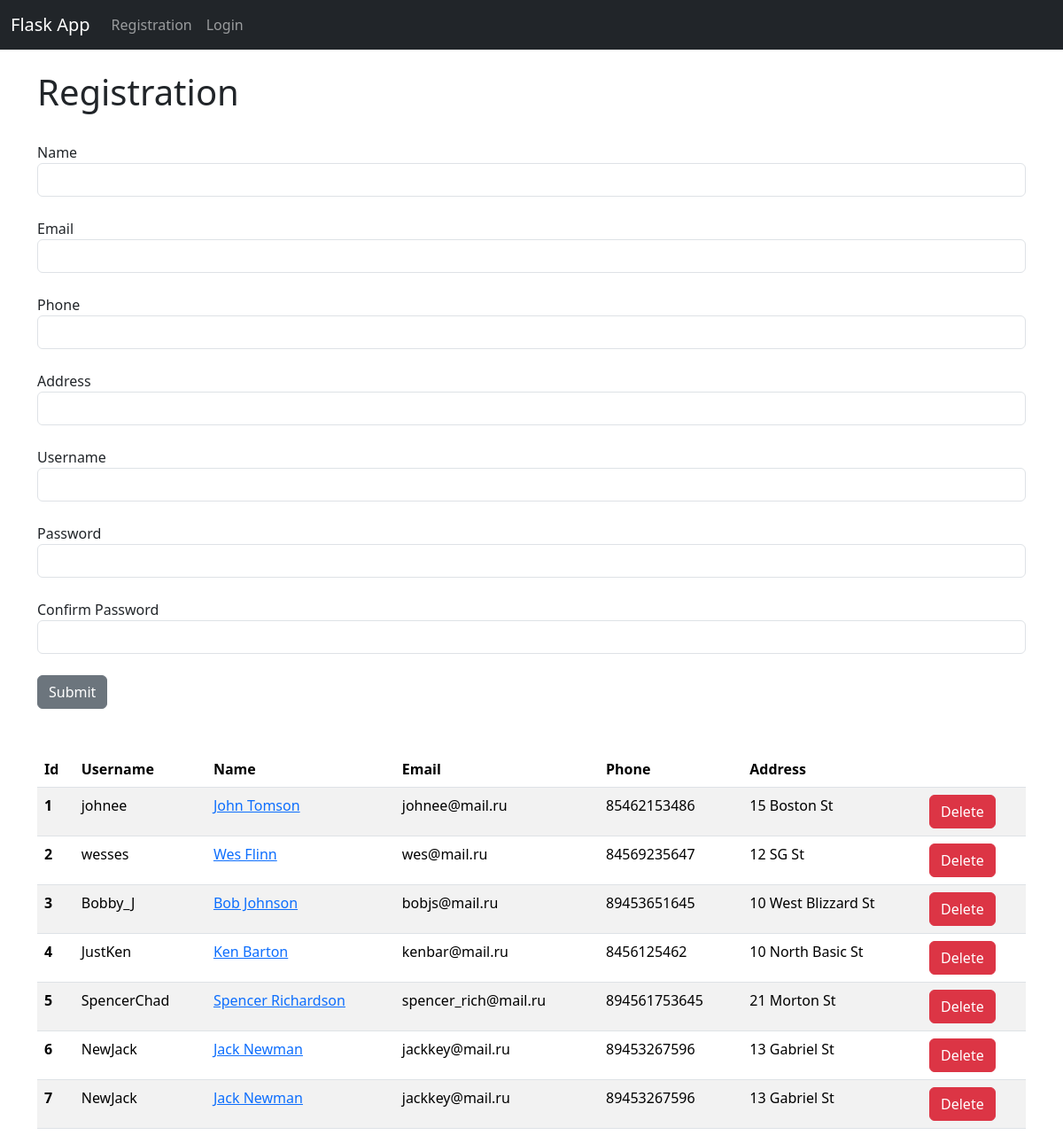
Screenshot of /user/add with the database file from the repository.
### hello.py (models this page shows, shortened)
class Users(db.Model, UserMixin):
    id = db.Column(db.Integer, primary_key=True)
    username = db.Column(db.String(20), nullable="False")
    name = db.Column(db.String(200), nullable=False)
    email = db.Column(db.String(100), nullable=False)
    address = db.Column(db.String(200), nullable=False)
    phone = db.Column(db.String(50))
    date_added = db.Column(db.DateTime, default=datetime.utcnow)
    password_hash = db.Column(db.String(128))
    profile_pic = db.Column(db.String(), nullable=True)
    @property
    def password(self):
        raise AttributeError('Password not a readable attribute')

### hello.py (the view, shortened to what this page needs)
@app.route('/user/add', methods=['GET', 'POST'])
def add_user():
    name = None
    form = UserForm()
    our_users = Users.query.order_by(Users.date_added)
    return render_template('add_user.html', form=form, name=name, our_users=our_users)

### hello.py
class UserForm(FlaskForm):
    username = StringField("Username", validators=[DataRequired()])
    name = StringField("Name", validators=[DataRequired()])
    email = StringField("Email", validators=[DataRequired()])
    phone = StringField("Phone")
    address = StringField("Address", validators=[DataRequired()])
    password_hash = PasswordField("Password", validators=[DataRequired(), EqualTo('password_hash2', message="Passwords must match")])
    password_hash2 = PasswordField("Confirm Password", validators=[DataRequired()])
    profile_pic = FileField("Profile Pic")
    submit = SubmitField("Submit")

### templates/add_user.html (shortened to what this page needs)
{% extends 'base.html' %}
{% block content %}
    {% if name %}
        <table class="table table-striped table-hover" >
          <thead>
            <tr>
              <th scope="col">Id</th>
              <th scope="col">Username</th>
              <th scope="col">Name</th>
              <th scope="col">Email</th>
              <th scope="col">Phone</th>
              <th scope="col">Address</th>
              <th scope="col"></th>
            </tr>
          </thead>
          <tbody>
          {% for our_user in our_users %}
            <tr>
              <th scope="row">{{our_user.id}}</th>
              <td>{{ our_user.username }}</td>
              <td><a href="{{url_for('update', id=our_user.id)}}"> {{ our_user.name }}</a></td>
              <td>{{ our_user.email }}</td>
              <td>{{ our_user.phone }}</td>
              <td>{{ our_user.address }}</td>
              <td><a class="btn btn-danger" href="{{url_for('delete', id=our_user.id)}}" role="button">Delete</a></td>
            </tr>
          {% endfor %}
          </tbody>
        </table>
    {% else %}
        <h1>Registration</h1>
        <form method="POST">
            {{ form.name.label }}
            {{ form.name(class="form-control") }} </br>
            {{ form.email.label }}
            {{ form.email(class="form-control") }}</br>
            {{ form.phone.label }}
            {{ form.phone(class="form-control") }}</br>
            {{ form.address.label }}
            {{ form.address(class="form-control") }}</br>
            {{ form.username.label }}
            {{ form.username(class="form-control") }} </br>
            {{ form.password_hash.label }}
            {{ form.password_hash(class="form-control") }}</br>
            {{ form.password_hash2.label }}
            {{ form.password_hash2(class="form-control") }}
            {{ form.submit(class="btn btn-secondary") }}
        </form>
<table class="table table-striped table-hover" >
  <thead>
    <tr>
      <th scope="col">Id</th>
      <th scope="col">Username</th>
      <th scope="col">Name</th>
      <th scope="col">Email</th>
      <th scope="col">Phone</th>
      <th scope="col">Address</th>
      <th scope="col"></th>
    </tr>
  </thead>
  <tbody>
  {% for our_user in our_users %}
    <tr>
      <th scope="row">{{our_user.id}}</th>
      <td>{{ our_user.username }}</td>
      <td><a href="{{url_for('update', id=our_user.id)}}"> {{ our_user.name }}</a></td>
      <td>{{ our_user.email }}</td>
      <td>{{ our_user.phone }}</td>
      <td>{{ our_user.address }}</td>
      <td><a class="btn btn-danger" href="{{url_for('delete', id=our_user.id)}}" role="button">Delete</a></td>
    </tr>
  {% endfor %}
  </tbody>
</table>
    {% endif %}
{% endblock %}

### rows the page displays
Users: id "1", username "johnee", name "John Tomson", email "johnee@mail.ru", phone "85462153486", address "15 Boston St"
Users: id "2", username "wesses", name "Wes Flinn", email "wes@mail.ru", phone "84569235647", address "12 SG St"
Users: id "3", username "Bobby_J", name "Bob Johnson", email "bobjs@mail.ru", phone "89453651645", address "10 West Blizzard St"
Users: id "4", username "JustKen", name "Ken Barton", email "kenbar@mail.ru", phone "8456125462", address "10 North Basic St"
Users: id "5", username "SpencerChad", name "Spencer Richardson", email "spencer_rich@mail.ru", phone "894561753645", address "21 Morton St"
Users: id "6", username "NewJack", name "Jack Newman", email "jackkey@mail.ru", phone "89453267596", address "13 Gabriel St"
Users: id "7", username "NewJack", name "Jack Newman", email "jackkey@mail.ru", phone "89453267596", address "13 Gabriel St"
